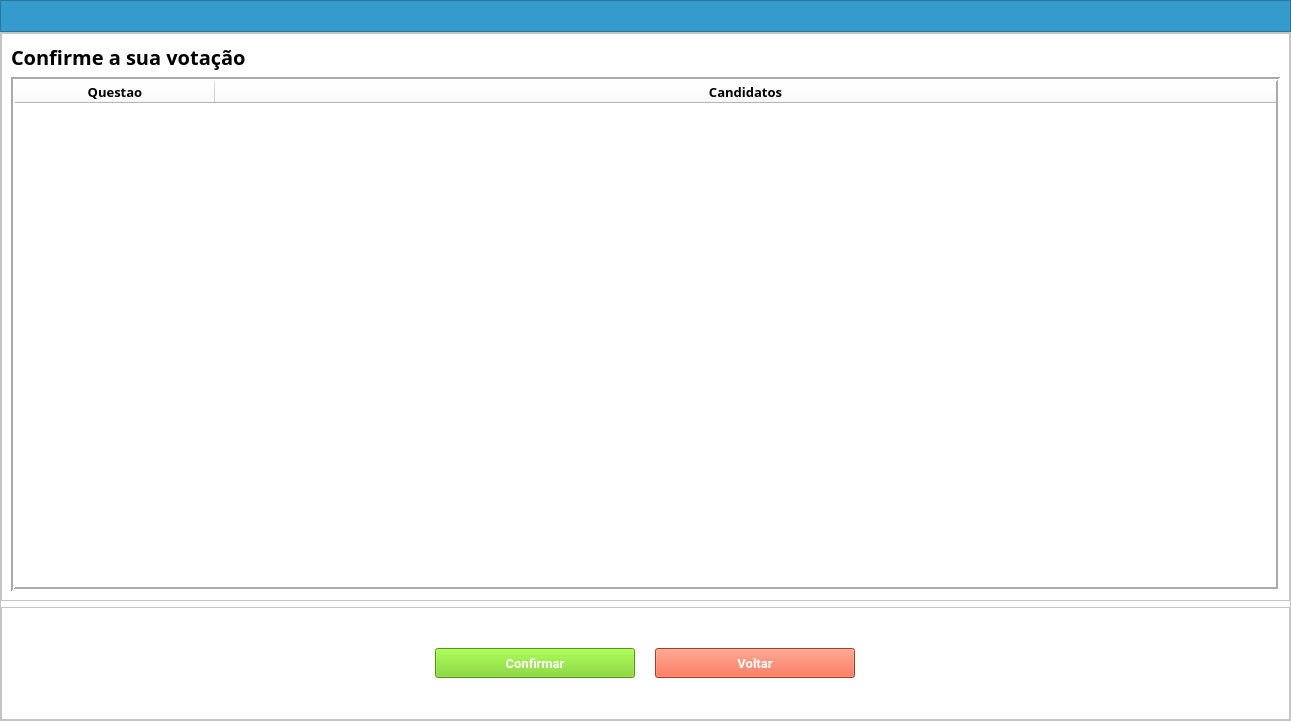
<?xml version="1.0" encoding="UTF-8"?>
<ui version="4.0">
 <class>MainWindow</class>
 <widget class="QMainWindow" name="MainWindow">
  <property name="geometry">
   <rect>
    <x>0</x>
    <y>0</y>
    <width>1291</width>
    <height>721</height>
   </rect>
  </property>
  <property name="windowTitle">
   <string>MainWindow</string>
  </property>
  <property name="windowIcon">
   <iconset>
    <normaloff>icons/logo_50.png</normaloff>icons/logo_50.png</iconset>
  </property>
  <widget class="QWidget" name="centralwidget">
   <layout class="QVBoxLayout" name="verticalLayout_2">
    <property name="spacing">
     <number>0</number>
    </property>
    <property name="leftMargin">
     <number>0</number>
    </property>
    <property name="topMargin">
     <number>0</number>
    </property>
    <property name="rightMargin">
     <number>0</number>
    </property>
    <property name="bottomMargin">
     <number>0</number>
    </property>
    <item>
     <widget class="QFrame" name="frame_menu">
      <property name="sizePolicy">
       <sizepolicy hsizetype="Maximum" vsizetype="Maximum">
        <horstretch>0</horstretch>
        <verstretch>0</verstretch>
       </sizepolicy>
      </property>
      <property name="maximumSize">
       <size>
        <width>16777214</width>
        <height>16777214</height>
       </size>
      </property>
      <property name="styleSheet">
       <string notr="true">background-color: rgb(53, 154, 204);</string>
      </property>
      <property name="frameShape">
       <enum>QFrame::StyledPanel</enum>
      </property>
      <property name="frameShadow">
       <enum>QFrame::Raised</enum>
      </property>
      <layout class="QHBoxLayout" name="horizontalLayout">
       <property name="spacing">
        <number>0</number>
       </property>
       <property name="leftMargin">
        <number>1</number>
       </property>
       <property name="topMargin">
        <number>0</number>
       </property>
       <property name="rightMargin">
        <number>0</number>
       </property>
       <property name="bottomMargin">
        <number>0</number>
       </property>
       <item>
        <spacer name="verticalSpacer">
         <property name="orientation">
          <enum>Qt::Vertical</enum>
         </property>
         <property name="sizeHint" stdset="0">
          <size>
           <width>20</width>
           <height>30</height>
          </size>
         </property>
        </spacer>
       </item>
       <item>
        <spacer name="horizontalSpacer">
         <property name="orientation">
          <enum>Qt::Horizontal</enum>
         </property>
         <property name="sizeHint" stdset="0">
          <size>
           <width>40</width>
           <height>20</height>
          </size>
         </property>
        </spacer>
       </item>
      </layout>
     </widget>
    </item>
    <item>
     <widget class="QFrame" name="frame">
      <property name="sizePolicy">
       <sizepolicy hsizetype="Preferred" vsizetype="Preferred">
        <horstretch>0</horstretch>
        <verstretch>1</verstretch>
       </sizepolicy>
      </property>
      <property name="styleSheet">
       <string notr="true">background-color: rgb(255, 255, 255);</string>
      </property>
      <property name="frameShape">
       <enum>QFrame::StyledPanel</enum>
      </property>
      <property name="frameShadow">
       <enum>QFrame::Raised</enum>
      </property>
      <layout class="QVBoxLayout" name="verticalLayout">
       <property name="leftMargin">
        <number>0</number>
       </property>
       <property name="topMargin">
        <number>0</number>
       </property>
       <property name="rightMargin">
        <number>0</number>
       </property>
       <property name="bottomMargin">
        <number>0</number>
       </property>
       <item>
        <widget class="QFrame" name="frame_2">
         <property name="sizePolicy">
          <sizepolicy hsizetype="Preferred" vsizetype="Preferred">
           <horstretch>0</horstretch>
           <verstretch>5</verstretch>
          </sizepolicy>
         </property>
         <property name="frameShape">
          <enum>QFrame::StyledPanel</enum>
         </property>
         <property name="frameShadow">
          <enum>QFrame::Raised</enum>
         </property>
         <layout class="QVBoxLayout" name="verticalLayout_3">
          <item>
           <widget class="QLabel" name="label">
            <property name="font">
             <font>
              <family>Roboto Mono for Powerline</family>
              <pointsize>15</pointsize>
              <weight>75</weight>
              <bold>true</bold>
             </font>
            </property>
            <property name="text">
             <string>Confirme a sua votação</string>
            </property>
           </widget>
          </item>
          <item>
           <widget class="QTableWidget" name="table">
            <property name="tabletTracking">
             <bool>false</bool>
            </property>
            <property name="autoFillBackground">
             <bool>false</bool>
            </property>
            <property name="frameShape">
             <enum>QFrame::Box</enum>
            </property>
            <property name="lineWidth">
             <number>2</number>
            </property>
            <property name="horizontalScrollBarPolicy">
             <enum>Qt::ScrollBarAlwaysOff</enum>
            </property>
            <property name="editTriggers">
             <set>QAbstractItemView::NoEditTriggers</set>
            </property>
            <property name="showDropIndicator" stdset="0">
             <bool>false</bool>
            </property>
            <property name="dragDropOverwriteMode">
             <bool>false</bool>
            </property>
            <property name="alternatingRowColors">
             <bool>false</bool>
            </property>
            <property name="selectionMode">
             <enum>QAbstractItemView::SingleSelection</enum>
            </property>
            <property name="selectionBehavior">
             <enum>QAbstractItemView::SelectRows</enum>
            </property>
            <property name="textElideMode">
             <enum>Qt::ElideLeft</enum>
            </property>
            <property name="showGrid">
             <bool>true</bool>
            </property>
            <property name="columnCount">
             <number>2</number>
            </property>
            <attribute name="horizontalHeaderCascadingSectionResizes">
             <bool>true</bool>
            </attribute>
            <attribute name="horizontalHeaderDefaultSectionSize">
             <number>200</number>
            </attribute>
            <attribute name="horizontalHeaderHighlightSections">
             <bool>false</bool>
            </attribute>
            <attribute name="horizontalHeaderMinimumSectionSize">
             <number>50</number>
            </attribute>
            <attribute name="horizontalHeaderStretchLastSection">
             <bool>true</bool>
            </attribute>
            <attribute name="verticalHeaderVisible">
             <bool>false</bool>
            </attribute>
            <attribute name="verticalHeaderHighlightSections">
             <bool>true</bool>
            </attribute>
            <column>
             <property name="text">
              <string>Questao</string>
             </property>
             <property name="font">
              <font>
               <family>Roboto Mono for Powerline</family>
               <pointsize>10</pointsize>
               <weight>75</weight>
               <bold>true</bold>
              </font>
             </property>
             <property name="background">
              <color>
               <red>53</red>
               <green>154</green>
               <blue>204</blue>
              </color>
             </property>
            </column>
            <column>
             <property name="text">
              <string>Candidatos</string>
             </property>
             <property name="font">
              <font>
               <family>Roboto Mono for Powerline</family>
               <pointsize>10</pointsize>
               <weight>75</weight>
               <bold>true</bold>
              </font>
             </property>
             <property name="background">
              <color>
               <red>53</red>
               <green>154</green>
               <blue>204</blue>
              </color>
             </property>
            </column>
           </widget>
          </item>
         </layout>
        </widget>
       </item>
       <item>
        <widget class="QFrame" name="frame_4">
         <property name="sizePolicy">
          <sizepolicy hsizetype="Preferred" vsizetype="Preferred">
           <horstretch>0</horstretch>
           <verstretch>1</verstretch>
          </sizepolicy>
         </property>
         <property name="frameShape">
          <enum>QFrame::StyledPanel</enum>
         </property>
         <property name="frameShadow">
          <enum>QFrame::Raised</enum>
         </property>
         <property name="lineWidth">
          <number>0</number>
         </property>
         <layout class="QHBoxLayout" name="horizontalLayout_2">
          <property name="spacing">
           <number>20</number>
          </property>
          <item>
           <spacer name="horizontalSpacer_2">
            <property name="orientation">
             <enum>Qt::Horizontal</enum>
            </property>
            <property name="sizeHint" stdset="0">
             <size>
              <width>500</width>
              <height>20</height>
             </size>
            </property>
           </spacer>
          </item>
          <item>
           <widget class="QPushButton" name="pushButton_confirmar">
            <property name="sizePolicy">
             <sizepolicy hsizetype="Minimum" vsizetype="Fixed">
              <horstretch>0</horstretch>
              <verstretch>0</verstretch>
             </sizepolicy>
            </property>
            <property name="minimumSize">
             <size>
              <width>200</width>
              <height>0</height>
             </size>
            </property>
            <property name="maximumSize">
             <size>
              <width>700</width>
              <height>30</height>
             </size>
            </property>
            <property name="font">
             <font>
              <family>Roboto</family>
              <pointsize>10</pointsize>
              <weight>75</weight>
              <bold>true</bold>
             </font>
            </property>
            <property name="autoFillBackground">
             <bool>false</bool>
            </property>
            <property name="styleSheet">
             <string notr="true">background-color: rgb(115, 210, 22);
color: rgb(255, 255, 255);</string>
            </property>
            <property name="text">
             <string>Confirmar</string>
            </property>
            <property name="iconSize">
             <size>
              <width>30</width>
              <height>30</height>
             </size>
            </property>
            <property name="autoDefault">
             <bool>false</bool>
            </property>
            <property name="default">
             <bool>false</bool>
            </property>
            <property name="flat">
             <bool>false</bool>
            </property>
           </widget>
          </item>
          <item>
           <widget class="QPushButton" name="pushButton_voltar">
            <property name="sizePolicy">
             <sizepolicy hsizetype="Minimum" vsizetype="Fixed">
              <horstretch>0</horstretch>
              <verstretch>0</verstretch>
             </sizepolicy>
            </property>
            <property name="minimumSize">
             <size>
              <width>200</width>
              <height>0</height>
             </size>
            </property>
            <property name="maximumSize">
             <size>
              <width>700</width>
              <height>30</height>
             </size>
            </property>
            <property name="font">
             <font>
              <family>Roboto</family>
              <pointsize>10</pointsize>
              <weight>75</weight>
              <bold>true</bold>
             </font>
            </property>
            <property name="autoFillBackground">
             <bool>false</bool>
            </property>
            <property name="styleSheet">
             <string notr="true">background-color: rgb(235, 84, 49);
color: rgb(255, 255, 255);</string>
            </property>
            <property name="text">
             <string>Voltar</string>
            </property>
            <property name="iconSize">
             <size>
              <width>30</width>
              <height>30</height>
             </size>
            </property>
           </widget>
          </item>
          <item>
           <spacer name="horizontalSpacer_4">
            <property name="orientation">
             <enum>Qt::Horizontal</enum>
            </property>
            <property name="sizeType">
             <enum>QSizePolicy::Maximum</enum>
            </property>
            <property name="sizeHint" stdset="0">
             <size>
              <width>500</width>
              <height>20</height>
             </size>
            </property>
           </spacer>
          </item>
         </layout>
        </widget>
       </item>
      </layout>
     </widget>
    </item>
   </layout>
  </widget>
 </widget>
 <resources/>
 <connections/>
</ui>
